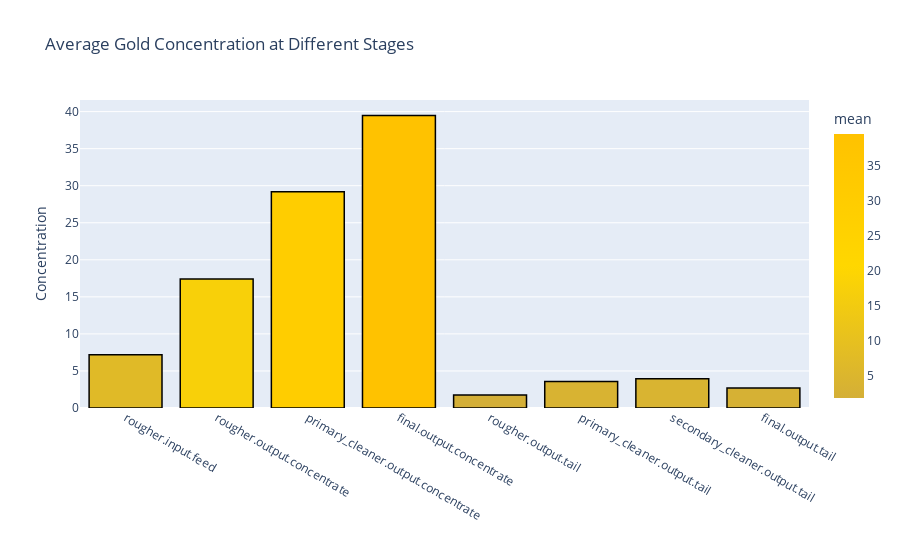

The code cell stored with this chart in its notebook:
### Markdown cell above
### The concentration of silver also declines throughout processing. While silver is a precious metal, it can be recovered from the tailing later in a secondary process if the concentrations are high enough to be economically feasible.

### Code cell
columns_of_interest = ['rougher.input.feed_au','rougher.output.concentrate_au','primary_cleaner.output.concentrate_au','final.output.concentrate_au',
'rougher.output.tail_au','primary_cleaner.output.tail_au',  'secondary_cleaner.output.tail_au','final.output.tail_au']

labels = ['rougher.input.feed', 'rougher.output.concentrate', 'primary_cleaner.output.concentrate', 'final.output.concentrate', 'rougher.output.tail', 'primary_cleaner.output.tail', 'secondary_cleaner.output.tail', 'final.output.tail']
# data for graph
means = {col: df[col].mean() for col in columns_of_interest}
plot_df = pd.DataFrame(list(means.items()), columns=['column', 'mean'])

# bar graph
gold = ['#D4AF37', '#FFD700', '#FFC200']
fig = px.bar(plot_df, x='column', y='mean', color='mean', color_continuous_scale= gold, 
title='Average Gold Concentration at Different Stages')
fig.update_layout(yaxis_title='Concentration', xaxis_title='')
fig.update_traces(marker_line_color='black', marker_line_width=1.5)
fig.update_xaxes(tickvals=columns_of_interest, ticktext=labels)
fig.show()

### Figure 1 — Plotly figure (JSON) as saved in the notebook; plotly's stock layout.template omitted (floating-point values rounded to 4 significant figures)
{"data": [{"alignmentgroup": "True", "hovertemplate": "column=%{x}<br>mean=%{marker.color}<extra></extra>", "legendgroup": "", "marker": {"color": [7.172, 17.41, 29.18, 39.49, 1.762, 3.59, 3.935, 2.688], "coloraxis": "coloraxis", "line": {"color": "black", "width": 1.5}, "pattern": {"shape": ""}}, "name": "", "offsetgroup": "", "orientation": "v", "showlegend": false, "textposition": "auto", "type": "bar", "x": ["rougher.input.feed_au", "rougher.output.concentrate_au", "primary_cleaner.output.concentrate_au", "final.output.concentrate_au", "rougher.output.tail_au", "primary_cleaner.output.tail_au", "secondary_cleaner.output.tail_au", "final.output.tail_au"], "xaxis": "x", "y": [7.172, 17.41, 29.18, 39.49, 1.762, 3.59, 3.935, 2.688], "yaxis": "y"}], "layout": {"barmode": "relative", "coloraxis": {"colorbar": {"title": {"text": "mean"}}, "colorscale": [[0, "#D4AF37"], [0.5, "#FFD700"], [1, "#FFC200"]]}, "legend": {"tracegroupgap": 0}, "title": {"text": "Average Gold Concentration at Different Stages"}, "xaxis": {"anchor": "y", "domain": [0, 1], "ticktext": ["rougher.input.feed", "rougher.output.concentrate", "primary_cleaner.output.concentrate", "final.output.concentrate", "rougher.output.tail", "primary_cleaner.output.tail", "secondary_cleaner.output.tail", "final.output.tail"], "tickvals": ["rougher.input.feed_au", "rougher.output.concentrate_au", "primary_cleaner.output.concentrate_au", "final.output.concentrate_au", "rougher.output.tail_au", "primary_cleaner.output.tail_au", "secondary_cleaner.output.tail_au", "final.output.tail_au"], "title": {"text": ""}}, "yaxis": {"anchor": "x", "domain": [0, 1], "title": {"text": "Concentration"}}}}
